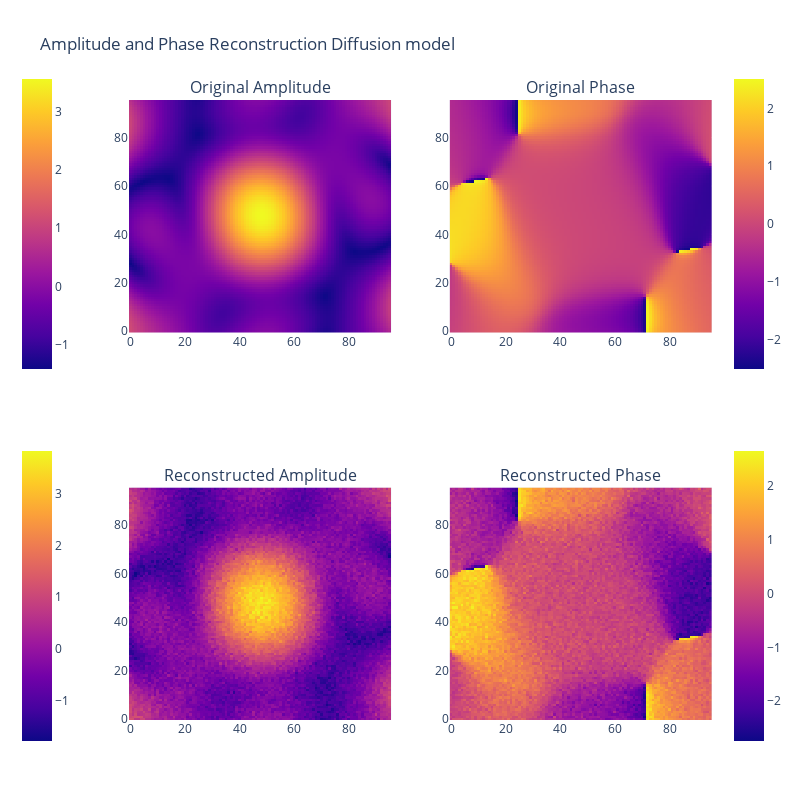

Here is the notebook cell this chart was saved with:
### Code cell
plot_diffusion_output(sample_image[0], noisy_image[0])

### Figure 1 — Plotly figure (JSON) as saved in the notebook; plotly's stock layout.template omitted (floating-point values rounded to 4 significant figures; data arrays with more than 128 entries replaced by an {"elided": "..."} marker saying what was removed)
{"data": [{"colorbar": {"len": 0.5, "x": -0.2, "y": 0.8}, "type": "heatmap", "xaxis": "x", "yaxis": "y", "z": {"elided": "96x96 float values"}}, {"colorbar": {"len": 0.5, "x": 1.02, "y": 0.8}, "type": "heatmap", "xaxis": "x2", "yaxis": "y2", "z": {"elided": "96x96 float values"}}, {"colorbar": {"len": 0.5, "x": -0.2, "y": 0.2}, "type": "heatmap", "xaxis": "x3", "yaxis": "y3", "z": {"elided": "96x96 float values"}}, {"colorbar": {"len": 0.5, "x": 1.02, "y": 0.2}, "type": "heatmap", "xaxis": "x4", "yaxis": "y4", "z": {"elided": "96x96 float values"}}], "layout": {"annotations": [{"font": {"size": 16}, "showarrow": false, "text": "Original Amplitude", "x": 0.225, "xanchor": "center", "xref": "paper", "y": 1, "yanchor": "bottom", "yref": "paper"}, {"font": {"size": 16}, "showarrow": false, "text": "Original Phase", "x": 0.775, "xanchor": "center", "xref": "paper", "y": 1, "yanchor": "bottom", "yref": "paper"}, {"font": {"size": 16}, "showarrow": false, "text": "Reconstructed Amplitude", "x": 0.225, "xanchor": "center", "xref": "paper", "y": 0.375, "yanchor": "bottom", "yref": "paper"}, {"font": {"size": 16}, "showarrow": false, "text": "Reconstructed Phase", "x": 0.775, "xanchor": "center", "xref": "paper", "y": 0.375, "yanchor": "bottom", "yref": "paper"}], "height": 800, "title": {"text": "Amplitude and Phase Reconstruction Diffusion model"}, "width": 800, "xaxis": {"anchor": "y", "autorange": true, "domain": [0, 0.45], "range": [-0.5, 95.5]}, "xaxis2": {"anchor": "y2", "autorange": true, "domain": [0.55, 1], "range": [-0.5, 95.5]}, "xaxis3": {"anchor": "y3", "autorange": true, "domain": [0, 0.45], "range": [-0.5, 95.5]}, "xaxis4": {"anchor": "y4", "autorange": true, "domain": [0.55, 1], "range": [-0.5, 95.5]}, "yaxis": {"anchor": "x", "autorange": true, "domain": [0.625, 1], "range": [-0.5, 95.5]}, "yaxis2": {"anchor": "x2", "autorange": true, "domain": [0.625, 1], "range": [-0.5, 95.5]}, "yaxis3": {"anchor": "x3", "autorange": true, "domain": [0, 0.375], "range": [-0.5, 95.5]}, "yaxis4": {"anchor": "x4", "autorange": true, "domain": [0, 0.375], "range": [-0.5, 95.5]}}}
